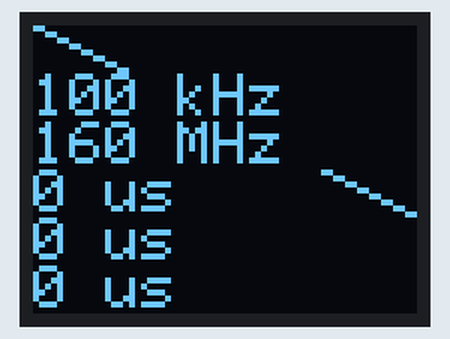
Bench run of a sketch on a simulated ESP8266 (Wemos D1 mini). Shown: 64×48 one-colour display. What the sketch prints to the serial monitor is not drawn.

Above: at 0.17 s.
At 2.9 s:
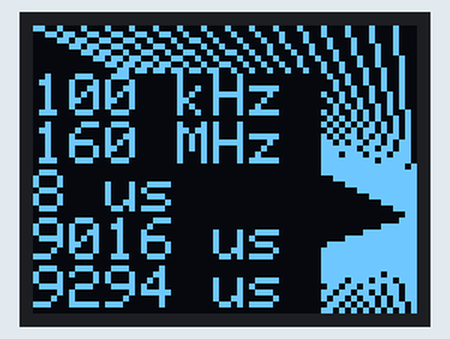
At 5.89 s:
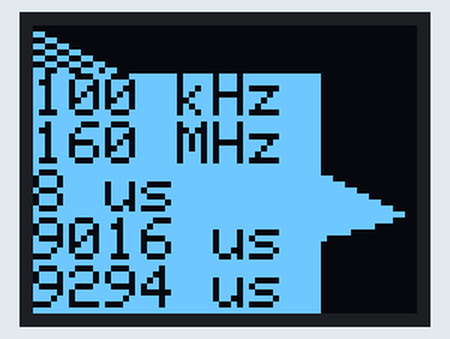
At 11.79 s:
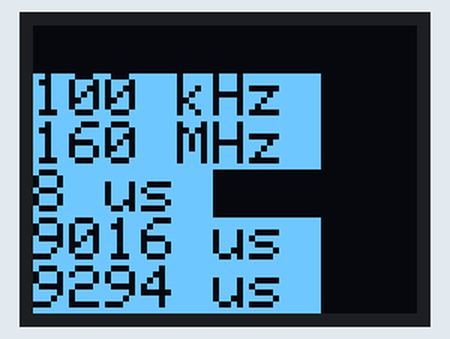
At 17.49 s:
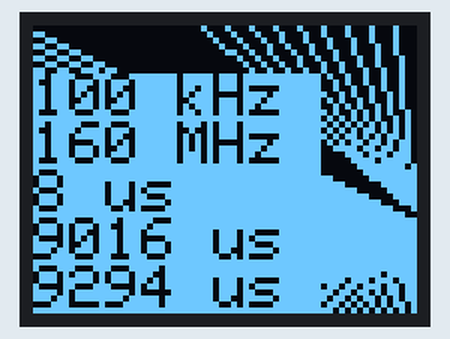
At 23.1 s:
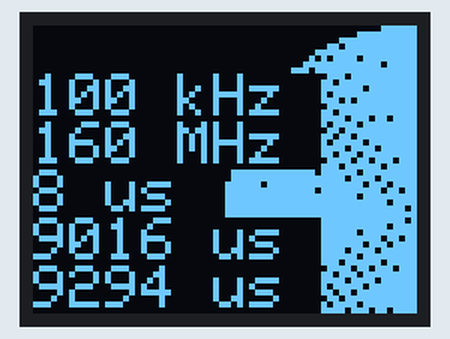

The sketch:

SparkFunPerfomance.ino
```cpp
#include <Wire.h>  // Include Wire if you're using I2C
#include <SPI.h>  // Include SPI if you're using SPI
#include <SFE_MicroOLED.h>  // Include the SFE_MicroOLED library

//////////////////////////
// MicroOLED Definition //
//////////////////////////
#define PIN_RESET D8  // Connect RST to pin 9 (req. for SPI and I2C)
#define DC_JUMPER 0

#define WIRE_SUPPORTS_GET_CLOCK

MicroOLED oled(PIN_RESET, DC_JUMPER);

long count = 0;
long last = micros();
long draw = 0;
long display = 0;
long total = 0;
bool whiteMode = false;
bool xMode = false;
uint8_t step = 32;
void (*function)();

uint8_t bitmapWidth = 16;
uint8_t bitmapHeight = 16;
uint8_t bitmap[] = {
  0x00, 0xFE, 0xFE, 0xFE, 0x0E, 0x0E, 0x0E, 0x0E, 0x0E, 0x0E, 0x0E, 0x0E, 0xFE, 0xFE, 0xFE, 0x00,
  0x00, 0x7F, 0x7F, 0x7F, 0x70, 0x70, 0x70, 0x70, 0x70, 0x70, 0x70, 0x70, 0x7F, 0x7F, 0x7F, 0x00
};

void setup()
{
  Serial.println("Setup");
  setupSerial();
  setupOled();
  Serial.println("Setup done");
}

void setupOled()
{
  oled.begin();
  oled.contrast(255);
  //oled.flipVertical(true);
  //oled.flipHorizontal(true);
  //oled.setFont(0);
  oled.clear(0);
  oled.display();
}

void setupSerial()
{
  Serial.begin(230400);
  Serial.println();
}

void reportOLED(String name, long value, String units, uint8_t row)
{
  oled.setCursor(0, (row-2) * 8);
  oled.print(value);
  oled.print(' ');
  oled.print(units);
  oled.print(' ');
}

void reportSerial(String name, long value, String units)
{
  Serial.print(name);
  Serial.print(':');
  Serial.print(value);
  Serial.print(units);
  Serial.print(' ');
}

void lines()
{
  uint16_t xD =  xMode ? count % step : step;
  uint16_t yD = !xMode ? count % step : 0;
  xD *= 128;
  xD /= step;
  yD *= 64;
  yD /= step;
  if (xD > 127) xD = 127;
  if (yD > 63) yD = 63;
  oled.line(xD, yD, 127 - xD, 63 - yD);
}

void circles()
{
  uint16_t rD = count % step;
  rD *= 32;
  rD /= step;
  oled.circle(63, 31, rD);
}

void bitmaps()
{
  uint16_t xD =  xMode ? count % step : step - 1;
  uint16_t yD = !xMode ? count % step : 0;
  //oled.drawBitmap(bitmap, 32 + xD, yD, bitmapWidth, bitmapHeight);
}

void loop()
{
  long start = micros();

  if (count % (step * 4) == 0)
  {
    switch((count / (step * 4)) % 2)
    {
      case 0 : function = lines; break;
      case 1 : function = circles; break;
      //case 2 : function = bitmaps; break;
      default : function = lines; break;
    }
  }
  if (count % (step * 2) == 0)
  {
    whiteMode = !whiteMode;
    oled.setColor(whiteMode ? 1 : 0);
  }
  if (count % step == 0)
  {
    xMode = !xMode;
  }

  start = micros();

  function();
  #ifdef WIRE_SUPPORTS_GET_CLOCK
    reportOLED("I2C", Wire.getClock() / 1000, "kHz", 3);
  #endif
  reportOLED("CPU", F_CPU / 1000000, "MHz", 4);
  reportOLED("draw", draw, "us", 5);
  reportOLED("display", display, "us", 6);
  reportOLED("total", total, "us", 7);

  draw = micros() - start;

  oled.display();

  display = micros() - start;

  reportSerial("draw", draw, "us");
  reportSerial("display", display, "us");
  reportSerial("total", total, "us");
  Serial.println();

  total = micros() - last;
  last = micros();

  ++count;
}
```
